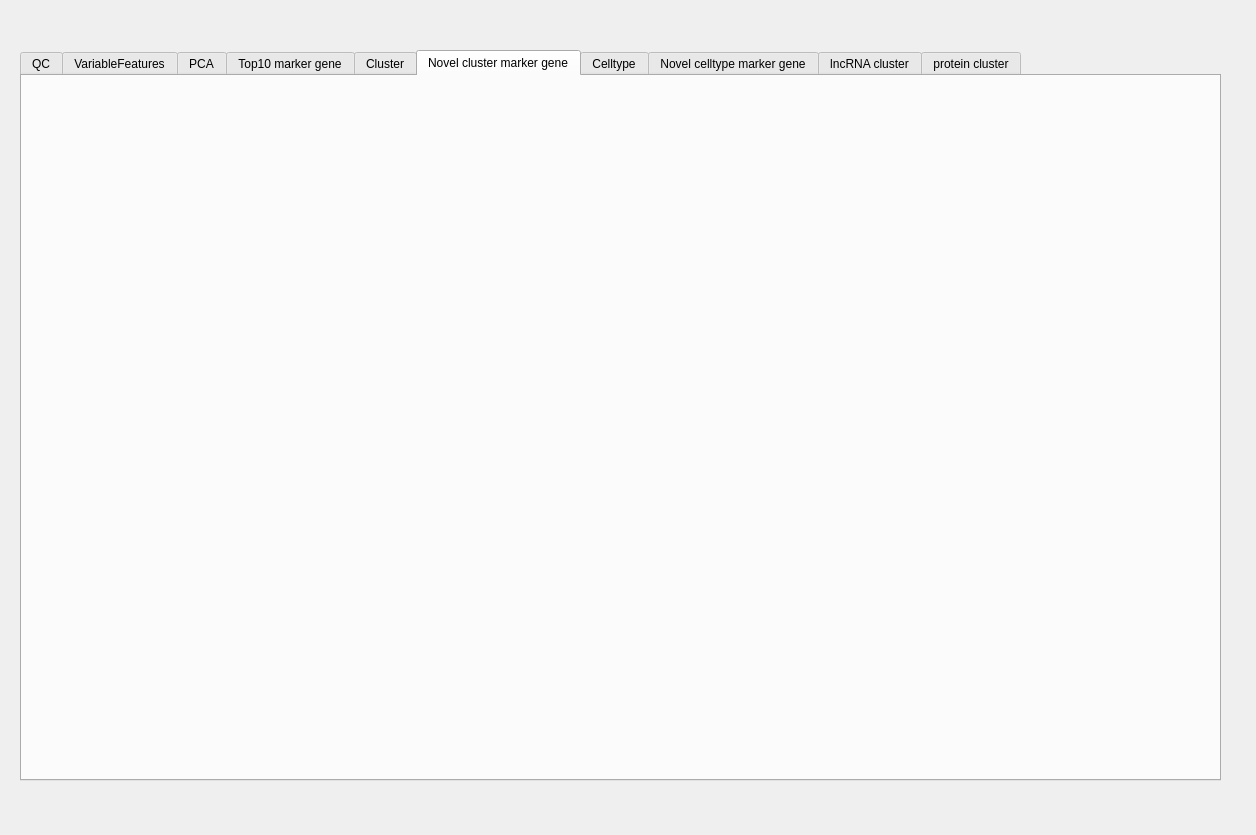
<?xml version="1.0" encoding="UTF-8"?>
<ui version="4.0">
 <class>DataExample</class>
 <widget class="QDialog" name="DataExample">
  <property name="geometry">
   <rect>
    <x>0</x>
    <y>0</y>
    <width>1256</width>
    <height>835</height>
   </rect>
  </property>
  <property name="windowTitle">
   <string>Dialog</string>
  </property>
  <widget class="QTabWidget" name="tabWidget">
   <property name="geometry">
    <rect>
     <x>20</x>
     <y>50</y>
     <width>1201</width>
     <height>731</height>
    </rect>
   </property>
   <property name="currentIndex">
    <number>5</number>
   </property>
   <widget class="QWidget" name="tab">
    <attribute name="title">
     <string>QC</string>
    </attribute>
    <widget class="QLabel" name="label_3">
     <property name="geometry">
      <rect>
       <x>260</x>
       <y>80</y>
       <width>59</width>
       <height>20</height>
      </rect>
     </property>
     <property name="font">
      <font>
       <weight>75</weight>
       <bold>true</bold>
      </font>
     </property>
     <property name="text">
      <string>Before QC</string>
     </property>
    </widget>
    <widget class="QLabel" name="label_4">
     <property name="geometry">
      <rect>
       <x>810</x>
       <y>90</y>
       <width>59</width>
       <height>15</height>
      </rect>
     </property>
     <property name="font">
      <font>
       <weight>75</weight>
       <bold>true</bold>
      </font>
     </property>
     <property name="text">
      <string>After QC</string>
     </property>
    </widget>
    <widget class="QWidget" name="layoutWidget">
     <property name="geometry">
      <rect>
       <x>30</x>
       <y>130</y>
       <width>1121</width>
       <height>391</height>
      </rect>
     </property>
     <layout class="QHBoxLayout" name="horizontalLayout">
      <item>
       <widget class="QLabel" name="label">
        <property name="styleSheet">
         <string notr="true">image: url(:/new/images/images/example_result/vlnplot_before_qc.png);</string>
        </property>
        <property name="text">
         <string/>
        </property>
       </widget>
      </item>
      <item>
       <widget class="QLabel" name="label_2">
        <property name="styleSheet">
         <string notr="true">image: url(:/new/images/images/example_result/vlnplot_after_qc.png);</string>
        </property>
        <property name="text">
         <string/>
        </property>
       </widget>
      </item>
     </layout>
    </widget>
   </widget>
   <widget class="QWidget" name="tab_2">
    <attribute name="title">
     <string>VariableFeatures</string>
    </attribute>
    <widget class="QLabel" name="label_5">
     <property name="geometry">
      <rect>
       <x>120</x>
       <y>50</y>
       <width>881</width>
       <height>541</height>
      </rect>
     </property>
     <property name="styleSheet">
      <string notr="true">image: url(:/new/images/images/example_result/VariableFeatures.png);</string>
     </property>
     <property name="text">
      <string/>
     </property>
    </widget>
   </widget>
   <widget class="QWidget" name="tab_3">
    <attribute name="title">
     <string>PCA</string>
    </attribute>
    <widget class="QLabel" name="label_6">
     <property name="geometry">
      <rect>
       <x>160</x>
       <y>90</y>
       <width>891</width>
       <height>511</height>
      </rect>
     </property>
     <property name="styleSheet">
      <string notr="true">image: url(:/new/images/images/example_result/pca.png);</string>
     </property>
     <property name="text">
      <string/>
     </property>
    </widget>
   </widget>
   <widget class="QWidget" name="tab_4">
    <attribute name="title">
     <string>Top10 marker gene</string>
    </attribute>
    <widget class="QLabel" name="label_7">
     <property name="geometry">
      <rect>
       <x>180</x>
       <y>0</y>
       <width>801</width>
       <height>701</height>
      </rect>
     </property>
     <property name="styleSheet">
      <string notr="true">image: url(:/new/images/images/example_result/top10_marker.png);</string>
     </property>
     <property name="text">
      <string/>
     </property>
    </widget>
   </widget>
   <widget class="QWidget" name="tab_5">
    <attribute name="title">
     <string>Cluster</string>
    </attribute>
    <widget class="QLabel" name="label_10">
     <property name="geometry">
      <rect>
       <x>280</x>
       <y>60</y>
       <width>59</width>
       <height>15</height>
      </rect>
     </property>
     <property name="font">
      <font>
       <weight>75</weight>
       <bold>true</bold>
      </font>
     </property>
     <property name="text">
      <string>TSNE</string>
     </property>
    </widget>
    <widget class="QLabel" name="label_11">
     <property name="geometry">
      <rect>
       <x>800</x>
       <y>60</y>
       <width>59</width>
       <height>15</height>
      </rect>
     </property>
     <property name="font">
      <font>
       <weight>75</weight>
       <bold>true</bold>
      </font>
     </property>
     <property name="text">
      <string>UMAP</string>
     </property>
    </widget>
    <widget class="QWidget" name="layoutWidget">
     <property name="geometry">
      <rect>
       <x>80</x>
       <y>100</y>
       <width>1031</width>
       <height>521</height>
      </rect>
     </property>
     <layout class="QHBoxLayout" name="horizontalLayout_2">
      <item>
       <widget class="QLabel" name="label_8">
        <property name="styleSheet">
         <string notr="true">image: url(:/new/images/images/example_result/tSNE.png);</string>
        </property>
        <property name="text">
         <string/>
        </property>
       </widget>
      </item>
      <item>
       <widget class="QLabel" name="label_9">
        <property name="styleSheet">
         <string notr="true">image: url(:/new/images/images/example_result/UMAP.png);</string>
        </property>
        <property name="text">
         <string/>
        </property>
       </widget>
      </item>
     </layout>
    </widget>
   </widget>
   <widget class="QWidget" name="tab_7">
    <attribute name="title">
     <string>Novel cluster marker gene</string>
    </attribute>
    <widget class="QLabel" name="label_16">
     <property name="geometry">
      <rect>
       <x>110</x>
       <y>20</y>
       <width>961</width>
       <height>661</height>
      </rect>
     </property>
     <property name="styleSheet">
      <string notr="true">image: url(:/new/images/images/example_result/unannotated_marker.PNG);</string>
     </property>
     <property name="text">
      <string/>
     </property>
    </widget>
   </widget>
   <widget class="QWidget" name="tab_6">
    <attribute name="title">
     <string>Celltype</string>
    </attribute>
    <widget class="QLabel" name="label_14">
     <property name="geometry">
      <rect>
       <x>280</x>
       <y>60</y>
       <width>59</width>
       <height>15</height>
      </rect>
     </property>
     <property name="font">
      <font>
       <weight>75</weight>
       <bold>true</bold>
      </font>
     </property>
     <property name="text">
      <string>TSNE</string>
     </property>
    </widget>
    <widget class="QLabel" name="label_15">
     <property name="geometry">
      <rect>
       <x>790</x>
       <y>60</y>
       <width>59</width>
       <height>15</height>
      </rect>
     </property>
     <property name="font">
      <font>
       <weight>75</weight>
       <bold>true</bold>
      </font>
     </property>
     <property name="text">
      <string>UMAP</string>
     </property>
    </widget>
    <widget class="QWidget" name="layoutWidget">
     <property name="geometry">
      <rect>
       <x>60</x>
       <y>100</y>
       <width>1061</width>
       <height>551</height>
      </rect>
     </property>
     <layout class="QHBoxLayout" name="horizontalLayout_3">
      <item>
       <widget class="QLabel" name="label_12">
        <property name="styleSheet">
         <string notr="true">image: url(:/new/images/images/example_result/tSNE_celltype.png);</string>
        </property>
        <property name="text">
         <string/>
        </property>
       </widget>
      </item>
      <item>
       <widget class="QLabel" name="label_13">
        <property name="styleSheet">
         <string notr="true">image: url(:/new/images/images/example_result/UMAP_celltype.png);</string>
        </property>
        <property name="text">
         <string/>
        </property>
       </widget>
      </item>
     </layout>
    </widget>
   </widget>
   <widget class="QWidget" name="tab_8">
    <attribute name="title">
     <string>Novel celltype marker gene</string>
    </attribute>
    <widget class="QLabel" name="label_17">
     <property name="geometry">
      <rect>
       <x>200</x>
       <y>30</y>
       <width>841</width>
       <height>661</height>
      </rect>
     </property>
     <property name="styleSheet">
      <string notr="true">border-image: url(:/new/images/images/example_result/celltype_marker_1.PNG);</string>
     </property>
     <property name="text">
      <string/>
     </property>
    </widget>
   </widget>
   <widget class="QWidget" name="tab_9">
    <attribute name="title">
     <string>lncRNA cluster</string>
    </attribute>
    <widget class="QLabel" name="label_21">
     <property name="geometry">
      <rect>
       <x>70</x>
       <y>10</y>
       <width>471</width>
       <height>351</height>
      </rect>
     </property>
     <property name="styleSheet">
      <string notr="true">border-image: url(:/new/images/images/example_result/lncrna_VariableFeatures.png);</string>
     </property>
     <property name="text">
      <string/>
     </property>
    </widget>
    <widget class="QLabel" name="label_22">
     <property name="geometry">
      <rect>
       <x>640</x>
       <y>10</y>
       <width>471</width>
       <height>351</height>
      </rect>
     </property>
     <property name="styleSheet">
      <string notr="true">border-image: url(:/new/images/images/example_result/lncrna_top10.png);</string>
     </property>
     <property name="text">
      <string/>
     </property>
    </widget>
    <widget class="QLabel" name="label_23">
     <property name="geometry">
      <rect>
       <x>70</x>
       <y>370</y>
       <width>471</width>
       <height>351</height>
      </rect>
     </property>
     <property name="styleSheet">
      <string notr="true">border-image: url(:/new/images/images/example_result/lncRna_cluster.png);</string>
     </property>
     <property name="text">
      <string/>
     </property>
    </widget>
    <widget class="QLabel" name="label_24">
     <property name="geometry">
      <rect>
       <x>640</x>
       <y>370</y>
       <width>471</width>
       <height>351</height>
      </rect>
     </property>
     <property name="styleSheet">
      <string notr="true">border-image: url(:/new/images/images/example_result/lncrna_cluster_umap.png);</string>
     </property>
     <property name="text">
      <string/>
     </property>
    </widget>
   </widget>
   <widget class="QWidget" name="tab_10">
    <attribute name="title">
     <string>protein cluster</string>
    </attribute>
    <widget class="QLabel" name="label_25">
     <property name="geometry">
      <rect>
       <x>80</x>
       <y>370</y>
       <width>471</width>
       <height>351</height>
      </rect>
     </property>
     <property name="styleSheet">
      <string notr="true">border-image: url(:/new/images/images/example_result/protein_tsne.png);</string>
     </property>
     <property name="text">
      <string/>
     </property>
    </widget>
    <widget class="QLabel" name="label_26">
     <property name="geometry">
      <rect>
       <x>650</x>
       <y>370</y>
       <width>471</width>
       <height>351</height>
      </rect>
     </property>
     <property name="styleSheet">
      <string notr="true">border-image: url(:/new/images/images/example_result/protein_umap.png);</string>
     </property>
     <property name="text">
      <string/>
     </property>
    </widget>
    <widget class="QLabel" name="label_27">
     <property name="geometry">
      <rect>
       <x>80</x>
       <y>10</y>
       <width>471</width>
       <height>351</height>
      </rect>
     </property>
     <property name="styleSheet">
      <string notr="true">border-image: url(:/new/images/images/example_result/protein_VariableFeatures.png);</string>
     </property>
     <property name="text">
      <string/>
     </property>
    </widget>
    <widget class="QLabel" name="label_28">
     <property name="geometry">
      <rect>
       <x>650</x>
       <y>10</y>
       <width>471</width>
       <height>351</height>
      </rect>
     </property>
     <property name="styleSheet">
      <string notr="true">border-image: url(:/new/images/images/example_result/protein_top10_marker.png);</string>
     </property>
     <property name="text">
      <string/>
     </property>
    </widget>
   </widget>
  </widget>
 </widget>
 <resources/>
 <connections/>
</ui>
